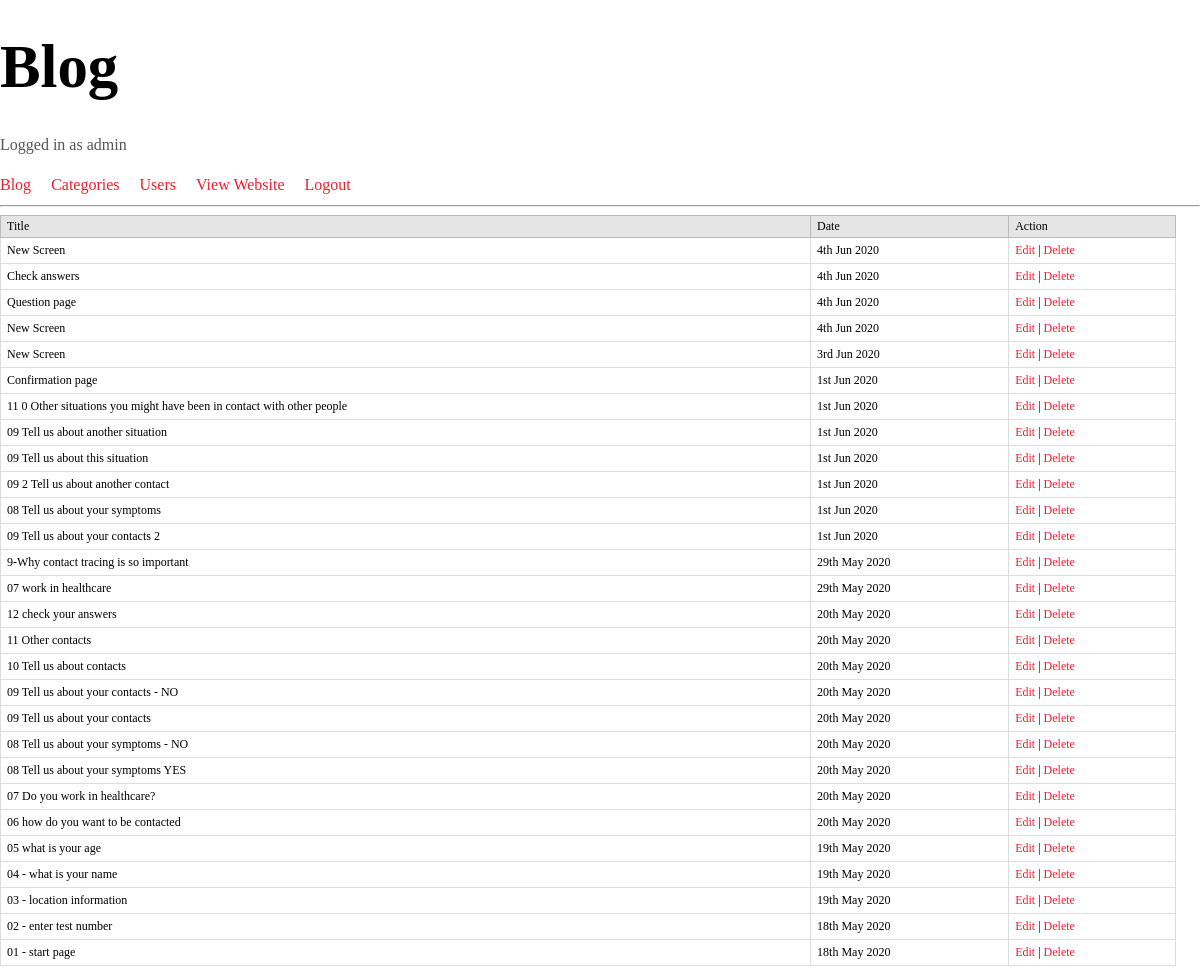
/admin/index.php (signed in), run on the app's committed database.
### tables this page shows
CREATE TABLE `blog_posts_seo` (
  `postID` int(11) UNSIGNED NOT NULL,
  `postTitle` varchar(255) DEFAULT NULL,
  `postSlug` varchar(255) DEFAULT NULL,
  `postDesc` text,
  `postCont` text,
  `postDate` datetime DEFAULT NULL
);

### admin/index.php (the view, shortened to what this page needs)
<?php
require_once('../includes/config.php');
?>
<!doctype html>
<html lang="en">
<head>
  <link rel="stylesheet" href="../style/normalize.css">
  <link rel="stylesheet" href="../style/main.css">
</head>
<body>
	<div id="wrapper">
	<?php include('menu.php');?>
	<table>
	<tr>
		<th>Title</th>
		<th>Date</th>
		<th>Action</th>
	</tr>
	<?php
		try {
			$stmt = $db->query('SELECT postID, postTitle, postDate FROM blog_posts_seo ORDER BY postID DESC');
			while($row = $stmt->fetch()){
				echo '<tr>';
				echo '<td>'.$row['postTitle'].'</td>';
				echo '<td>'.date('jS M Y', strtotime($row['postDate'])).'</td>';
				?>
				<td>
					<a href="edit-screen.php?screenid=<?php echo $row['postID'];?>">Edit</a> |
					<a href="javascript:delpost('<?php echo $row['postID'];?>','<?php echo $row['postTitle'];?>')">Delete</a>
				</td>
				<?php
				echo '</tr>';
			}
		} catch(PDOException $e) {
		    echo $e->getMessage();
		}
	?>
	</table>
</div>
</body>
</html>

### admin/menu.php (shortened to what this page needs)
<h1>Blog</h1>
<p>Logged in as <?=$_SESSION['username'];?></p>
<ul id='adminmenu'>
	<li><a href='index.php'>Blog</a></li>
	<li><a href='categories.php'>Categories</a></li>
	<li><a href='users.php'>Users</a></li>
	<li><a href="../" target="_blank">View Website</a></li>
	<li><a href='logout.php'>Logout</a></li>
</ul>
<hr />

### style/main.css (style rules this page uses)
#wrapper { margin:auto; overflow: auto; }
#adminmenu { padding-left: 0; }
#adminmenu li { float: left; list-style: none; margin-right: 20px; }
p,li { color: #555555; font-size: 16px; line-height: 1.5em; }
a { color: #EF1F2F; text-decoration: none; }
table { width:98%; text-align:left; border:1px solid #DDDDDD; font-size:12px; color:#000;background:#fff; margin-bottom:10px; }
table th { background-color:#E5E5E5; border:1px solid #BBBBBB; padding:3px 6px; font-weight:normal; color:#000; }
table tr td { border:1px solid #DDDDDD; padding:5px 6px; }

### data on the page
blog_posts_seo: postTitle "New Screen", postDate "4th Jun 2020"
blog_posts_seo: postTitle "Check answers", postDate "4th Jun 2020"
blog_posts_seo: postTitle "Question page", postDate "4th Jun 2020"
blog_posts_seo: postTitle "New Screen", postDate "4th Jun 2020"
blog_posts_seo: postTitle "New Screen", postDate "3rd Jun 2020"
blog_posts_seo: postTitle "Confirmation page", postDate "1st Jun 2020"
blog_posts_seo: postTitle "11 0 Other situations you might have been in contact with other people", postDate "1st Jun 2020"
blog_posts_seo: postTitle "09 Tell us about another situation", postDate "1st Jun 2020"
blog_posts_seo: postTitle "09 Tell us about this situation", postDate "1st Jun 2020"
blog_posts_seo: postTitle "09 2 Tell us about another contact", postDate "1st Jun 2020"
blog_posts_seo: postTitle "08 Tell us about your symptoms", postDate "1st Jun 2020"
blog_posts_seo: postTitle "09 Tell us about your contacts 2", postDate "1st Jun 2020"
blog_posts_seo: postTitle "9-Why contact tracing is so important", postDate "29th May 2020"
blog_posts_seo: postTitle "07 work in healthcare", postDate "29th May 2020"
blog_posts_seo: postTitle "12 check your answers", postDate "20th May 2020"
blog_posts_seo: postTitle "11 Other contacts", postDate "20th May 2020"
blog_posts_seo: postTitle "10 Tell us about contacts", postDate "20th May 2020"
blog_posts_seo: postTitle "09 Tell us about your contacts - NO", postDate "20th May 2020"
blog_posts_seo: postTitle "09 Tell us about your contacts", postDate "20th May 2020"
blog_posts_seo: postTitle "08 Tell us about your symptoms - NO", postDate "20th May 2020"
blog_posts_seo: postTitle "08 Tell us about your symptoms YES", postDate "20th May 2020"
blog_posts_seo: postTitle "07 Do you work in healthcare?", postDate "20th May 2020"
blog_posts_seo: postTitle "06 how do you want to be contacted", postDate "20th May 2020"
blog_posts_seo: postTitle "05 what is your age", postDate "19th May 2020"
blog_posts_seo: postTitle "04 - what is your name", postDate "19th May 2020"
blog_posts_seo: postTitle "03 - location information", postDate "19th May 2020"
blog_posts_seo: postTitle "02 - enter test number", postDate "18th May 2020"
blog_posts_seo: postTitle "01 - start page", postDate "18th May 2020"

### other printed values
$_SESSION['username'] "admin"
